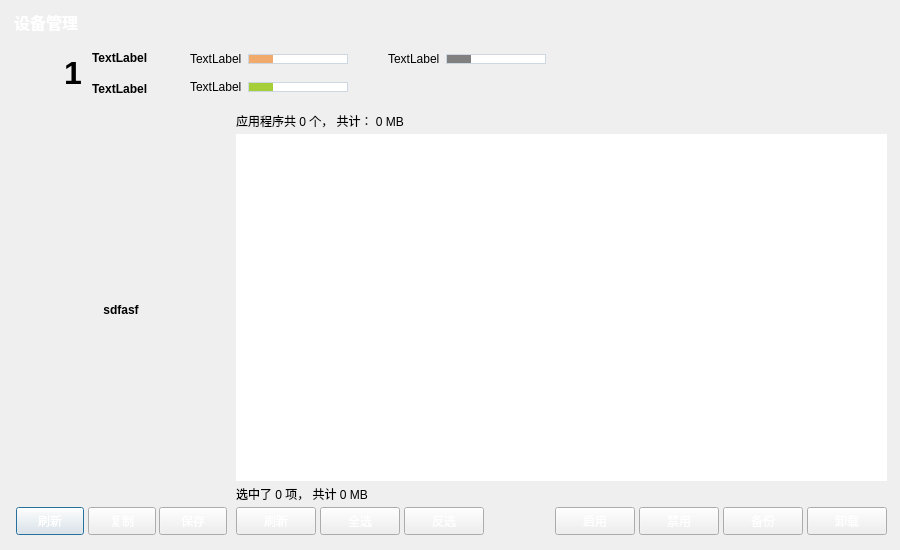
<?xml version="1.0" encoding="UTF-8"?>
<ui version="4.0">
 <class>DialogDeviceView</class>
 <widget class="QDialog" name="DialogDeviceView">
  <property name="geometry">
   <rect>
    <x>0</x>
    <y>0</y>
    <width>900</width>
    <height>550</height>
   </rect>
  </property>
  <property name="minimumSize">
   <size>
    <width>900</width>
    <height>550</height>
   </size>
  </property>
  <property name="maximumSize">
   <size>
    <width>900</width>
    <height>550</height>
   </size>
  </property>
  <property name="baseSize">
   <size>
    <width>900</width>
    <height>300</height>
   </size>
  </property>
  <property name="windowTitle">
   <string>Dialog</string>
  </property>
  <property name="styleSheet">
   <string notr="true">QWidget {
	font: 25 9pt &quot;微软雅黑&quot;;
}

QTreeView::item {
	margin: 5px;
}

#layout_dlg_main {
	border-width: 40px 10px 10px 10px;
	border-image: url(:/skins/skins/bg_dialogbase.png) 40 10 10 10 repeat repeat;
}

/*frm_top*/
#lbl_title {
	color: rgb(255, 255, 255);
	font:  75 12pt;
	font-weight: bold;
}

#lbl_index,
#lbl_brand,
#lbl_model,
#lbl_screenshot{
	font: 75 10pt &quot;Consolas&quot;;
	font-weight: bold;
}

#lbl_index {
	font-size: 32px;
}

#btn_max {
	width: 30px; height: 26px;
	border: 0px;
	background-image: url(:/skins/skins/btn_win_max.png);
}

#btn_max::hover {
	margin: 1px;
}

#btn_max::pressed {
	border: 0px;
	background-image: url(:/skins/skins/btn_win_max_pressed.png);
}

#btn_close {
	border: 0px;
	background-image: url(:/skins/skins/btn_win_close.png);
}

#btn_close::hover {
	margin: 1px;
}

#btn_close::pressed {
	border: 0px;
	background-image: url(:/skins/skins/btn_win_close_pressed.png);
}

QPushButton {
	color: #ffffff;
	border-width: 2px;
	border-image: url(:/skins/skins/btn_blue.png) 2 2;
	min-width: 64px;
	min-height: 20px;
}

QPushButton::hover {
	color: #ffffff;
	border-width: 2px;
	border-image: url(:/skins/skins/btn_blue_hover.png) 2 2;
}

QPushButton::pressed {
	color: #ffffff;
	border-width: 2px;
	border-image: url(:/skins/skins/btn_blue_pressed.png) 2 2;
}

QProgressBar {
    border: 1px solid #cdd7e1;
}

#pb_sysFree::chunk {
    background-color: #efaa6c;
    width: 12px;
}

#pb_dataFree::chunk {
    background-color: #a6ce39;
    width: 12px;
}

#pb_sdFree::chunk {
    background-color: grey;
    width: 12px;
}



</string>
  </property>
  <layout class="QHBoxLayout" name="horizontalLayout_6">
   <property name="spacing">
    <number>0</number>
   </property>
   <property name="leftMargin">
    <number>0</number>
   </property>
   <property name="topMargin">
    <number>0</number>
   </property>
   <property name="rightMargin">
    <number>0</number>
   </property>
   <property name="bottomMargin">
    <number>0</number>
   </property>
   <item>
    <widget class="QWidget" name="layout_dlg_main" native="true">
     <layout class="QVBoxLayout" name="layout_dlg_main3">
      <property name="spacing">
       <number>0</number>
      </property>
      <property name="leftMargin">
       <number>4</number>
      </property>
      <property name="topMargin">
       <number>4</number>
      </property>
      <property name="rightMargin">
       <number>4</number>
      </property>
      <property name="bottomMargin">
       <number>4</number>
      </property>
      <item>
       <widget class="QFrame" name="frm_top">
        <property name="sizePolicy">
         <sizepolicy hsizetype="Preferred" vsizetype="Fixed">
          <horstretch>0</horstretch>
          <verstretch>0</verstretch>
         </sizepolicy>
        </property>
        <property name="frameShape">
         <enum>QFrame::NoFrame</enum>
        </property>
        <property name="frameShadow">
         <enum>QFrame::Raised</enum>
        </property>
        <layout class="QHBoxLayout" name="layout_top" stretch="0,0,0">
         <property name="spacing">
          <number>0</number>
         </property>
         <property name="leftMargin">
          <number>10</number>
         </property>
         <property name="topMargin">
          <number>0</number>
         </property>
         <property name="rightMargin">
          <number>0</number>
         </property>
         <property name="bottomMargin">
          <number>0</number>
         </property>
         <item>
          <widget class="QLabel" name="lbl_title">
           <property name="minimumSize">
            <size>
             <width>0</width>
             <height>35</height>
            </size>
           </property>
           <property name="maximumSize">
            <size>
             <width>16777215</width>
             <height>35</height>
            </size>
           </property>
           <property name="text">
            <string>设备管理</string>
           </property>
           <property name="alignment">
            <set>Qt::AlignLeading|Qt::AlignLeft|Qt::AlignVCenter</set>
           </property>
          </widget>
         </item>
         <item alignment="Qt::AlignTop">
          <widget class="QToolButton" name="btn_max">
           <property name="sizePolicy">
            <sizepolicy hsizetype="Fixed" vsizetype="Fixed">
             <horstretch>0</horstretch>
             <verstretch>0</verstretch>
            </sizepolicy>
           </property>
           <property name="minimumSize">
            <size>
             <width>30</width>
             <height>26</height>
            </size>
           </property>
           <property name="maximumSize">
            <size>
             <width>30</width>
             <height>26</height>
            </size>
           </property>
           <property name="text">
            <string/>
           </property>
           <property name="icon">
            <iconset>
             <normaloff>:/skins/btn_min</normaloff>:/skins/btn_min</iconset>
           </property>
          </widget>
         </item>
         <item alignment="Qt::AlignTop">
          <widget class="QToolButton" name="btn_close">
           <property name="sizePolicy">
            <sizepolicy hsizetype="Fixed" vsizetype="Fixed">
             <horstretch>0</horstretch>
             <verstretch>0</verstretch>
            </sizepolicy>
           </property>
           <property name="minimumSize">
            <size>
             <width>30</width>
             <height>26</height>
            </size>
           </property>
           <property name="maximumSize">
            <size>
             <width>30</width>
             <height>26</height>
            </size>
           </property>
           <property name="text">
            <string/>
           </property>
           <property name="icon">
            <iconset>
             <normaloff>:/skins/btn_close</normaloff>:/skins/btn_close</iconset>
           </property>
          </widget>
         </item>
        </layout>
       </widget>
      </item>
      <item>
       <widget class="QFrame" name="frm_basicInfo">
        <property name="maximumSize">
         <size>
          <width>16777215</width>
          <height>70</height>
         </size>
        </property>
        <property name="frameShape">
         <enum>QFrame::NoFrame</enum>
        </property>
        <property name="frameShadow">
         <enum>QFrame::Raised</enum>
        </property>
        <layout class="QHBoxLayout" name="horizontalLayout_5">
         <property name="spacing">
          <number>8</number>
         </property>
         <property name="leftMargin">
          <number>20</number>
         </property>
         <property name="topMargin">
          <number>6</number>
         </property>
         <property name="rightMargin">
          <number>6</number>
         </property>
         <property name="bottomMargin">
          <number>6</number>
         </property>
         <item>
          <widget class="QLabel" name="lbl_icon">
           <property name="minimumSize">
            <size>
             <width>32</width>
             <height>32</height>
            </size>
           </property>
           <property name="maximumSize">
            <size>
             <width>32</width>
             <height>32</height>
            </size>
           </property>
           <property name="text">
            <string/>
           </property>
           <property name="pixmap">
            <pixmap resource="skins.qrc">:/skins/skins/icon_login.png</pixmap>
           </property>
           <property name="scaledContents">
            <bool>true</bool>
           </property>
           <property name="alignment">
            <set>Qt::AlignCenter</set>
           </property>
           <property name="margin">
            <number>0</number>
           </property>
          </widget>
         </item>
         <item>
          <layout class="QHBoxLayout" name="horizontalLayout_4">
           <property name="spacing">
            <number>10</number>
           </property>
           <item>
            <widget class="QLabel" name="lbl_index">
             <property name="minimumSize">
              <size>
               <width>0</width>
               <height>0</height>
              </size>
             </property>
             <property name="text">
              <string>1</string>
             </property>
             <property name="alignment">
              <set>Qt::AlignCenter</set>
             </property>
            </widget>
           </item>
           <item>
            <layout class="QVBoxLayout" name="verticalLayout_3">
             <property name="spacing">
              <number>6</number>
             </property>
             <item>
              <widget class="QLabel" name="lbl_brand">
               <property name="text">
                <string>TextLabel</string>
               </property>
               <property name="alignment">
                <set>Qt::AlignLeading|Qt::AlignLeft|Qt::AlignVCenter</set>
               </property>
              </widget>
             </item>
             <item>
              <widget class="QLabel" name="lbl_model">
               <property name="text">
                <string>TextLabel</string>
               </property>
               <property name="alignment">
                <set>Qt::AlignLeading|Qt::AlignLeft|Qt::AlignVCenter</set>
               </property>
              </widget>
             </item>
            </layout>
           </item>
          </layout>
         </item>
         <item>
          <layout class="QGridLayout" name="gridLayout">
           <property name="sizeConstraint">
            <enum>QLayout::SetDefaultConstraint</enum>
           </property>
           <property name="horizontalSpacing">
            <number>6</number>
           </property>
           <property name="verticalSpacing">
            <number>0</number>
           </property>
           <item row="0" column="3">
            <widget class="QLabel" name="lbl_SDSpace">
             <property name="minimumSize">
              <size>
               <width>28</width>
               <height>28</height>
              </size>
             </property>
             <property name="maximumSize">
              <size>
               <width>28</width>
               <height>28</height>
              </size>
             </property>
             <property name="text">
              <string/>
             </property>
             <property name="pixmap">
              <pixmap resource="skins.qrc">:/skins/skins/icon_memory_SD.png</pixmap>
             </property>
            </widget>
           </item>
           <item row="0" column="4">
            <widget class="QLabel" name="lbl_SDSpaceData">
             <property name="text">
              <string>TextLabel</string>
             </property>
            </widget>
           </item>
           <item row="0" column="0">
            <widget class="QLabel" name="lbl_sysSpace">
             <property name="minimumSize">
              <size>
               <width>28</width>
               <height>28</height>
              </size>
             </property>
             <property name="maximumSize">
              <size>
               <width>28</width>
               <height>28</height>
              </size>
             </property>
             <property name="text">
              <string/>
             </property>
             <property name="pixmap">
              <pixmap resource="skins.qrc">:/skins/skins/icon_memory_sys.png</pixmap>
             </property>
            </widget>
           </item>
           <item row="1" column="2">
            <widget class="QProgressBar" name="pb_dataFree">
             <property name="sizePolicy">
              <sizepolicy hsizetype="Minimum" vsizetype="Fixed">
               <horstretch>0</horstretch>
               <verstretch>0</verstretch>
              </sizepolicy>
             </property>
             <property name="maximumSize">
              <size>
               <width>100</width>
               <height>10</height>
              </size>
             </property>
             <property name="value">
              <number>24</number>
             </property>
             <property name="textVisible">
              <bool>false</bool>
             </property>
            </widget>
           </item>
           <item row="1" column="0">
            <widget class="QLabel" name="lbl_phoneSpace">
             <property name="minimumSize">
              <size>
               <width>28</width>
               <height>28</height>
              </size>
             </property>
             <property name="maximumSize">
              <size>
               <width>28</width>
               <height>28</height>
              </size>
             </property>
             <property name="text">
              <string/>
             </property>
             <property name="pixmap">
              <pixmap resource="skins.qrc">:/skins/skins/icon_memory_phone.png</pixmap>
             </property>
            </widget>
           </item>
           <item row="0" column="2">
            <widget class="QProgressBar" name="pb_sysFree">
             <property name="sizePolicy">
              <sizepolicy hsizetype="Minimum" vsizetype="Fixed">
               <horstretch>0</horstretch>
               <verstretch>0</verstretch>
              </sizepolicy>
             </property>
             <property name="maximumSize">
              <size>
               <width>100</width>
               <height>10</height>
              </size>
             </property>
             <property name="value">
              <number>24</number>
             </property>
             <property name="textVisible">
              <bool>false</bool>
             </property>
            </widget>
           </item>
           <item row="0" column="1">
            <widget class="QLabel" name="lbl_sysSpaceData">
             <property name="text">
              <string>TextLabel</string>
             </property>
            </widget>
           </item>
           <item row="0" column="5">
            <widget class="QProgressBar" name="pb_sdFree">
             <property name="maximumSize">
              <size>
               <width>100</width>
               <height>10</height>
              </size>
             </property>
             <property name="value">
              <number>24</number>
             </property>
             <property name="textVisible">
              <bool>false</bool>
             </property>
            </widget>
           </item>
           <item row="1" column="1">
            <widget class="QLabel" name="lbl_phoneSpaceData">
             <property name="text">
              <string>TextLabel</string>
             </property>
            </widget>
           </item>
           <item row="0" column="6">
            <spacer name="horizontalSpacer_3">
             <property name="orientation">
              <enum>Qt::Horizontal</enum>
             </property>
             <property name="sizeHint" stdset="0">
              <size>
               <width>40</width>
               <height>20</height>
              </size>
             </property>
            </spacer>
           </item>
          </layout>
         </item>
         <item>
          <spacer name="horizontalSpacer_2">
           <property name="orientation">
            <enum>Qt::Horizontal</enum>
           </property>
           <property name="sizeType">
            <enum>QSizePolicy::Expanding</enum>
           </property>
           <property name="sizeHint" stdset="0">
            <size>
             <width>40</width>
             <height>20</height>
            </size>
           </property>
          </spacer>
         </item>
        </layout>
       </widget>
      </item>
      <item>
       <widget class="QFrame" name="frame_2">
        <property name="frameShape">
         <enum>QFrame::NoFrame</enum>
        </property>
        <property name="frameShadow">
         <enum>QFrame::Raised</enum>
        </property>
        <layout class="QHBoxLayout" name="horizontalLayout_3">
         <property name="leftMargin">
          <number>6</number>
         </property>
         <property name="topMargin">
          <number>5</number>
         </property>
         <property name="rightMargin">
          <number>5</number>
         </property>
         <property name="bottomMargin">
          <number>5</number>
         </property>
         <item>
          <widget class="QFrame" name="frm_screencap">
           <property name="minimumSize">
            <size>
             <width>220</width>
             <height>0</height>
            </size>
           </property>
           <property name="maximumSize">
            <size>
             <width>220</width>
             <height>16777215</height>
            </size>
           </property>
           <property name="frameShape">
            <enum>QFrame::NoFrame</enum>
           </property>
           <layout class="QGridLayout" name="gridLayout_2">
            <property name="leftMargin">
             <number>6</number>
            </property>
            <property name="topMargin">
             <number>6</number>
            </property>
            <property name="rightMargin">
             <number>6</number>
            </property>
            <property name="bottomMargin">
             <number>6</number>
            </property>
            <item row="0" column="0">
             <spacer name="verticalSpacer_2">
              <property name="orientation">
               <enum>Qt::Vertical</enum>
              </property>
              <property name="sizeHint" stdset="0">
               <size>
                <width>20</width>
                <height>40</height>
               </size>
              </property>
             </spacer>
            </item>
            <item row="1" column="0">
             <widget class="QLabel" name="lbl_screenshot">
              <property name="sizePolicy">
               <sizepolicy hsizetype="Minimum" vsizetype="Preferred">
                <horstretch>0</horstretch>
                <verstretch>0</verstretch>
               </sizepolicy>
              </property>
              <property name="minimumSize">
               <size>
                <width>210</width>
                <height>0</height>
               </size>
              </property>
              <property name="maximumSize">
               <size>
                <width>210</width>
                <height>16777215</height>
               </size>
              </property>
              <property name="text">
               <string>sdfasf</string>
              </property>
              <property name="alignment">
               <set>Qt::AlignCenter</set>
              </property>
             </widget>
            </item>
            <item row="2" column="0">
             <spacer name="verticalSpacer">
              <property name="orientation">
               <enum>Qt::Vertical</enum>
              </property>
              <property name="sizeHint" stdset="0">
               <size>
                <width>20</width>
                <height>40</height>
               </size>
              </property>
             </spacer>
            </item>
            <item row="3" column="0">
             <layout class="QHBoxLayout" name="horizontalLayout_2">
              <item>
               <widget class="QPushButton" name="btn_refresh_ss">
                <property name="text">
                 <string>刷新</string>
                </property>
               </widget>
              </item>
              <item>
               <widget class="QPushButton" name="btn_copy_ss">
                <property name="text">
                 <string>复制</string>
                </property>
               </widget>
              </item>
              <item>
               <widget class="QPushButton" name="btn_save_ss">
                <property name="text">
                 <string>保存</string>
                </property>
               </widget>
              </item>
             </layout>
            </item>
           </layout>
          </widget>
         </item>
         <item>
          <layout class="QVBoxLayout" name="verticalLayout">
           <property name="spacing">
            <number>4</number>
           </property>
           <property name="leftMargin">
            <number>0</number>
           </property>
           <property name="rightMargin">
            <number>4</number>
           </property>
           <property name="bottomMargin">
            <number>6</number>
           </property>
           <item>
            <widget class="QLabel" name="lbl_state">
             <property name="text">
              <string>应用程序共 0 个， 共计： 0 MB</string>
             </property>
            </widget>
           </item>
           <item>
            <widget class="QTreeView" name="tv">
             <property name="frameShape">
              <enum>QFrame::NoFrame</enum>
             </property>
             <property name="editTriggers">
              <set>QAbstractItemView::NoEditTriggers</set>
             </property>
             <property name="showDropIndicator" stdset="0">
              <bool>false</bool>
             </property>
             <property name="selectionMode">
              <enum>QAbstractItemView::SingleSelection</enum>
             </property>
             <property name="selectionBehavior">
              <enum>QAbstractItemView::SelectRows</enum>
             </property>
             <property name="iconSize">
              <size>
               <width>32</width>
               <height>32</height>
              </size>
             </property>
             <property name="indentation">
              <number>5</number>
             </property>
             <property name="rootIsDecorated">
              <bool>false</bool>
             </property>
             <property name="sortingEnabled">
              <bool>true</bool>
             </property>
            </widget>
           </item>
           <item>
            <widget class="QLabel" name="lbl_state_checked">
             <property name="text">
              <string>选中了 0 项， 共计 0 MB</string>
             </property>
            </widget>
           </item>
           <item>
            <layout class="QHBoxLayout" name="horizontalLayout">
             <item>
              <widget class="QPushButton" name="btn_refreshList">
               <property name="text">
                <string>刷新</string>
               </property>
              </widget>
             </item>
             <item>
              <widget class="QPushButton" name="btn_checkAll">
               <property name="text">
                <string>全选</string>
               </property>
              </widget>
             </item>
             <item>
              <widget class="QPushButton" name="btn_invertChk">
               <property name="text">
                <string>反选</string>
               </property>
              </widget>
             </item>
             <item>
              <spacer name="horizontalSpacer">
               <property name="orientation">
                <enum>Qt::Horizontal</enum>
               </property>
               <property name="sizeHint" stdset="0">
                <size>
                 <width>40</width>
                 <height>20</height>
                </size>
               </property>
              </spacer>
             </item>
             <item>
              <widget class="QPushButton" name="btn_enable">
               <property name="text">
                <string>启用</string>
               </property>
              </widget>
             </item>
             <item>
              <widget class="QPushButton" name="btn_disable">
               <property name="text">
                <string>禁用</string>
               </property>
              </widget>
             </item>
             <item>
              <widget class="QPushButton" name="btn_backup">
               <property name="text">
                <string>备份</string>
               </property>
              </widget>
             </item>
             <item>
              <widget class="QPushButton" name="btn_uninstall">
               <property name="text">
                <string>卸载</string>
               </property>
              </widget>
             </item>
            </layout>
           </item>
          </layout>
         </item>
        </layout>
       </widget>
      </item>
     </layout>
    </widget>
   </item>
  </layout>
 </widget>
 <resources>
  <include location="skins.qrc"/>
 </resources>
 <connections/>
</ui>
